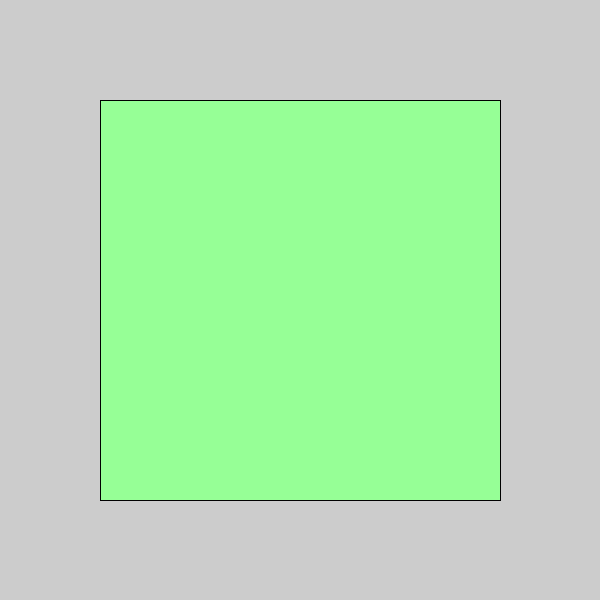
Frame 1 (no input)
Frame 60 (the mouse pressed at the canvas centre just before this capture): identical to frame 1, image omitted
Frame 120 (the mouse held since frame 60 and released just before this capture): identical to frame 1, image omitted

The Processing sketch that drew this single still picture (run headless with seeded random() and noise(); from frame 60 on, the mouse is pressed at the canvas centre):

// Processing sketch: objects
// ── objects.pde
int r = 150; 
int g = 255; 
int b = 150;

//color Object
//color data type different from color function 
//void-empty-returns nothing
//essentially 2 kinds of fuucntion behavior :
//1 - side effects
//2 - return values (pure function) functions doing pure math for us

color c = color(r, g, b);

void doSomething() {
 println("hi"); 
}

float multByTwo(float x) {
 return x * 2;  
}

String setToHello() {
 return "Hello"; 
}

//color color(int r, int g, int b) {
// color something;
// return something;
//}


//specify a return type of a funct
int setToOne() {
 return 1; 
}


void setup() {
 int test= setToOne();
 size(600, 600); 
 println(test);
 float n = multByTwo(123123);
 println(n);
}

void draw() {
 fill(c); 
 
 
 rect(100, 100, width-200, height-200);
}








//String myText = "helloooooooo";
//String upperText = myText.toUpperCase();
//println(upperText);

//Mario Object
// lives = 3;
//isBig false
//run()
//shootFireball();

//dot operator--how we acess the things and actions of an Object
